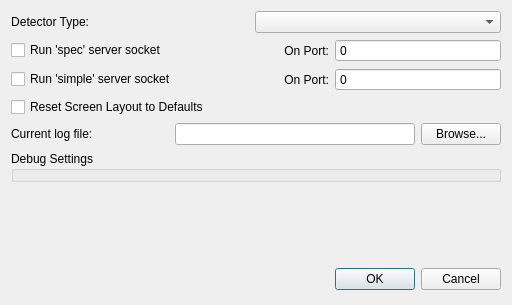
<?xml version="1.0" encoding="UTF-8"?>
<ui version="4.0">
 <class>QxrdFreshStartDialog</class>
 <widget class="QDialog" name="QxrdFreshStartDialog">
  <property name="windowModality">
   <enum>Qt::WindowModal</enum>
  </property>
  <property name="geometry">
   <rect>
    <x>0</x>
    <y>0</y>
    <width>512</width>
    <height>305</height>
   </rect>
  </property>
  <property name="windowTitle">
   <string>Qxrd Startup Settings</string>
  </property>
  <layout class="QGridLayout" name="gridLayout">
   <item row="0" column="0">
    <widget class="QLabel" name="label">
     <property name="text">
      <string>Detector Type:</string>
     </property>
     <property name="alignment">
      <set>Qt::AlignRight|Qt::AlignTrailing|Qt::AlignVCenter</set>
     </property>
    </widget>
   </item>
   <item row="1" column="0" colspan="3">
    <widget class="QCheckBox" name="m_RunSpecServer">
     <property name="text">
      <string>Run 'spec' server socket</string>
     </property>
    </widget>
   </item>
   <item row="1" column="3">
    <widget class="QLabel" name="label_16">
     <property name="text">
      <string>On Port:</string>
     </property>
     <property name="alignment">
      <set>Qt::AlignRight|Qt::AlignTrailing|Qt::AlignVCenter</set>
     </property>
    </widget>
   </item>
   <item row="1" column="4" colspan="2">
    <widget class="QSpinBox" name="m_SpecServerPort">
     <property name="buttonSymbols">
      <enum>QAbstractSpinBox::NoButtons</enum>
     </property>
    </widget>
   </item>
   <item row="2" column="0" colspan="3">
    <widget class="QCheckBox" name="m_RunSimpleServer">
     <property name="text">
      <string>Run 'simple' server socket</string>
     </property>
    </widget>
   </item>
   <item row="2" column="3">
    <widget class="QLabel" name="label_15">
     <property name="text">
      <string>On Port:</string>
     </property>
     <property name="alignment">
      <set>Qt::AlignRight|Qt::AlignTrailing|Qt::AlignVCenter</set>
     </property>
    </widget>
   </item>
   <item row="2" column="4" colspan="2">
    <widget class="QSpinBox" name="m_SimpleServerPort">
     <property name="buttonSymbols">
      <enum>QAbstractSpinBox::NoButtons</enum>
     </property>
    </widget>
   </item>
   <item row="3" column="0" colspan="6">
    <widget class="QCheckBox" name="m_DefaultLayout">
     <property name="text">
      <string>Reset Screen Layout to Defaults</string>
     </property>
    </widget>
   </item>
   <item row="4" column="0" colspan="2">
    <widget class="QLabel" name="label_10">
     <property name="text">
      <string>Current log file:</string>
     </property>
    </widget>
   </item>
   <item row="4" column="5">
    <widget class="QPushButton" name="m_CurrentLogfileBrowse">
     <property name="text">
      <string>Browse...</string>
     </property>
    </widget>
   </item>
   <item row="5" column="0" colspan="6">
    <widget class="QGroupBox" name="m_DebugWidgets">
     <property name="title">
      <string>Debug Settings</string>
     </property>
    </widget>
   </item>
   <item row="6" column="0" colspan="6">
    <spacer name="verticalSpacer">
     <property name="orientation">
      <enum>Qt::Vertical</enum>
     </property>
     <property name="sizeHint" stdset="0">
      <size>
       <width>458</width>
       <height>146</height>
      </size>
     </property>
    </spacer>
   </item>
   <item row="7" column="0" colspan="4">
    <spacer name="horizontalSpacer">
     <property name="orientation">
      <enum>Qt::Horizontal</enum>
     </property>
     <property name="sizeHint" stdset="0">
      <size>
       <width>319</width>
       <height>30</height>
      </size>
     </property>
    </spacer>
   </item>
   <item row="7" column="4" colspan="2">
    <widget class="QDialogButtonBox" name="buttonBox">
     <property name="orientation">
      <enum>Qt::Horizontal</enum>
     </property>
     <property name="standardButtons">
      <set>QDialogButtonBox::Cancel|QDialogButtonBox::Ok</set>
     </property>
    </widget>
   </item>
   <item row="4" column="2" colspan="3">
    <widget class="QLineEdit" name="m_CurrentLogFile"/>
   </item>
   <item row="0" column="3" colspan="3">
    <widget class="QComboBox" name="m_DetectorTypeCombo"/>
   </item>
  </layout>
 </widget>
 <resources/>
 <connections>
  <connection>
   <sender>buttonBox</sender>
   <signal>accepted()</signal>
   <receiver>QxrdFreshStartDialog</receiver>
   <slot>accept()</slot>
   <hints>
    <hint type="sourcelabel">
     <x>248</x>
     <y>254</y>
    </hint>
    <hint type="destinationlabel">
     <x>157</x>
     <y>274</y>
    </hint>
   </hints>
  </connection>
  <connection>
   <sender>buttonBox</sender>
   <signal>rejected()</signal>
   <receiver>QxrdFreshStartDialog</receiver>
   <slot>reject()</slot>
   <hints>
    <hint type="sourcelabel">
     <x>316</x>
     <y>260</y>
    </hint>
    <hint type="destinationlabel">
     <x>286</x>
     <y>274</y>
    </hint>
   </hints>
  </connection>
 </connections>
</ui>
